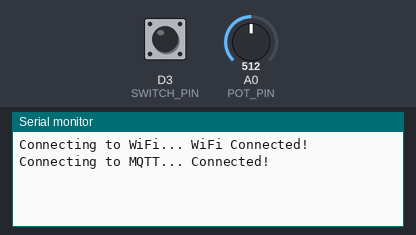
A sketch run on a simulated Arduino Uno R4 WiFi. Shown: the last lines printed to the serial monitor. The inputs (shaded band) are chosen by the test bench; at power-on: A0 (POT_PIN) = 512, D3 (SWITCH_PIN) HIGH. WiFi joins after 1.5 s; servers stay silent unless stated; no MQTT or app messages arrive unless stated.

Above: at 2.7 s.
2.8 s: A0 (POT_PIN) set to 716
At 3.4 s:
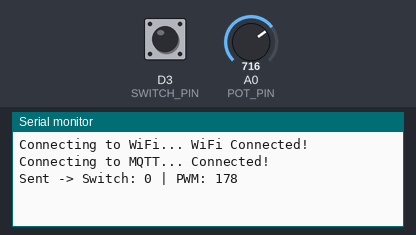
7.5 s: D3 (SWITCH_PIN) pulled LOW for 3 s
At 10.4 s:
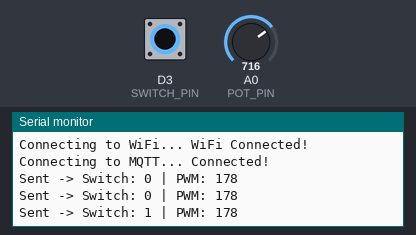
12.0 s: A0 (POT_PIN) set to 900
At 12.8 s:
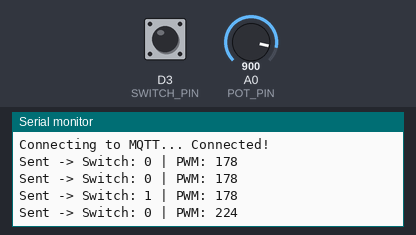
16.1 s: D3 (SWITCH_PIN) pulled LOW for 3 s
At 18.6 s:
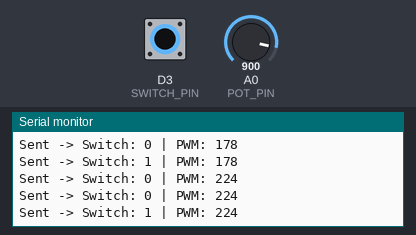

The sketch:

UNO_R4_Sender.ino
```cpp
#include <WiFiS3.h>
#include <PubSubClient.h>

const char ssid[] = "Rattanamanee";
const char pass[] = "0816868621";

WiFiClient net;
PubSubClient client(net);

// กำหนดขาเซนเซอร์
const int SWITCH_PIN = 3;
const int POT_PIN = A0;

// หัวข้อ MQTT Topic สำหรับทดสอบ (ตั้งให้ไม่ซ้ำใคร)
const char* topic = "kmitl/it115/lab2/sim";
unsigned long lastMillis = 0;

void connectMQTT() {
  while (!client.connected()) {
    Serial.print("Connecting to MQTT...");
    // ตั้งชื่อ Client ID ให้ไม่ซ้ำกัน
    if (client.connect("UNO_R4_Sender_115")) {
      Serial.println(" Connected!");
    } else {
      delay(5000);
    }
  }
}

void setup() {
  Serial.begin(9600);
  pinMode(SWITCH_PIN, INPUT_PULLUP);

  Serial.print("Connecting to WiFi...");
  WiFi.begin(ssid, pass);
  while (WiFi.status() != WL_CONNECTED) {
    delay(500);
    Serial.print(".");
  }
  Serial.println(" WiFi Connected!");

  // ใช้ HiveMQ Public Broker จำลองแทนของคณะ
  client.setServer("broker.hivemq.com", 1883);
}

void loop() {
  if (!client.connected()) connectMQTT();
  client.loop();

  // ส่งข้อมูลทุกๆ 3 วินาที
  if (millis() - lastMillis > 3000) {
    lastMillis = millis();

    // 1. อ่านค่าและเตรียมข้อมูลแบบเดียวกับ LoRaWAN
    uint8_t swState = (digitalRead(SWITCH_PIN) == LOW) ? 1 : 0;
    uint8_t pwmValue = map(analogRead(POT_PIN), 0, 1023, 0, 255);

    // 2. แพ็กข้อมูล 2 bytes ลง Array
    uint8_t payload[2] = {swState, pwmValue};

    // 3. ส่งข้อมูลขึ้น MQTT
    client.publish(topic, payload, 2);

    Serial.print("Sent -> Switch: "); Serial.print(swState);
    Serial.print(" | PWM: "); Serial.println(pwmValue);
  }
}
```

Measured:
- after the input at 2.8 s, the serial monitor: prints a new line after 0.20 s (image 1)
- after the input at 7.5 s, the serial monitor: prints a new line after 1.5 s (image 2)
- after the input at 12.0 s, the serial monitor: prints a new line at once (image 3)
- after the input at 16.1 s, the serial monitor: prints a new line after 1.9 s (image 4)
